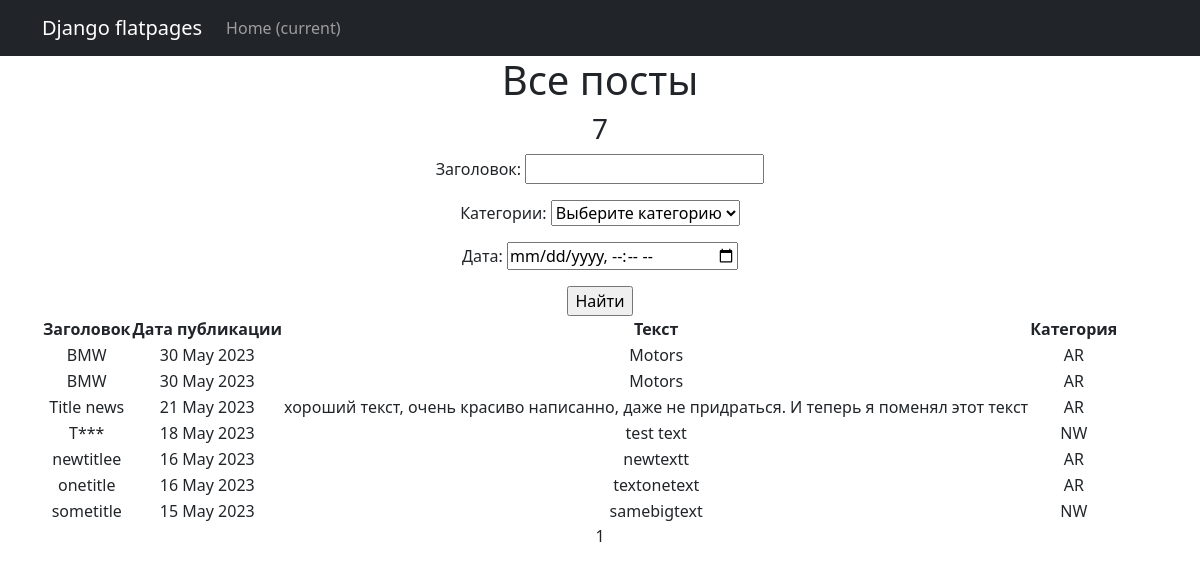
Page /news/ on the committed database.
### New/models.py (models this page shows, shortened)
class Post (models.Model):
    postAuthor = models.ForeignKey('Author', on_delete=models.CASCADE)
    NEWS ='NW'
    ARTICLE = 'AR'
    CATEGORY_CHOICES = (
        (NEWS,'Новость'),
        (ARTICLE, 'Статья'),
    )
    categoryType =  models.CharField(max_length=2, choices=CATEGORY_CHOICES, default=ARTICLE)
    dataCreation = models.DateTimeField(auto_now_add=True)
    postCategory = models.ManyToManyField(Category, through='PostCategory')
    title = models.CharField(max_length=128)
    text = models.TextField(max_length=128)
    rating = models.SmallIntegerField(default=0)

### New/views.py (the view)
# urls.py: path('', PostList.as_view(), name='post_list'),
class PostList(ListView):
    model = Post
    ordering = '-dataCreation'
    template_name = 'post_list.html'
    context_object_name = 'Posts'
    paginate_by = 10
    def get_queryset(self):
        queryset = super().get_queryset()
        self.filterset = PostFilter(self.request.GET, queryset)
        return self.filterset.qs
    def get_context_data(self, **kwargs):
        context = super().get_context_data(**kwargs)
        context['time_now'] = datetime.utcnow()
        context['filterset'] = self.filterset
        context['Post'] = None
        return context

### New/models.py (called while the page is built)
    def __str__(self):
        return f'{self.name}'

### New/templatetags/custom_filters.py (called while the page is built)
@register.filter()
def censor(sentence):
    text = sentence.split()
    for i, word in enumerate(text):
        if word in bad_words:
            text[i] = word[0] + '***'
    return ' '.join(text)

### templates/post_list.html (shortened to what this page needs)
{% extends 'flatpages/default.html' %}
{% load custom_filters %}
{% load custom_tags %}
{% block content %}
    <h1>Все посты</h1>
        <h3>{{ Posts|length }}</h3>
<form action="" method="get">
       {{ filterset.form.as_p }}
       <input type="submit" value="Найти" />
   </form>
    {% if Posts %}
       <table>
           <tr>
               <td> <b>Заголовок</b> </td>
               <td> <b>Дата публикации</b> </td>
               <td> <b>Текст</b> </td>
               <td> <b>Категория</b> </td>
           </tr>
           {% for post in Posts %}
           <tr>
               <td>{{ post.title|censor }}</td>
               <td>{{ post.dataCreation|date:'d M Y' }}</td>
               <td>{{ post.text|truncatewords:20 }}</td>
               <td>{{ post.categoryType }}</td>
               <td>
                </td>
           </tr>
           {% endfor %}
       </table>
   {% else %}
       <h2>Постов нет!</h2>
   {% endif %}
   {{ page_obj.number }}
{% endblock content %}

### rows in the picture
Post: title|censor "BMW", dataCreation "30 May 2023", text "Motors", categoryType "AR"
Post: title|censor "BMW", dataCreation "30 May 2023", text "Motors", categoryType "AR"
Post: title|censor "Title news", dataCreation "21 May 2023", text "хороший текст, очень красиво написанно, даже не придраться. И теперь я поменял этот текст", categoryType "AR"
Post: title|censor "T***", dataCreation "18 May 2023", text "test text", categoryType "NW"
Post: title|censor "newtitlee", dataCreation "16 May 2023", text "newtextt", categoryType "AR"
Post: title|censor "onetitle", dataCreation "16 May 2023", text "textonetext", categoryType "AR"
Post: title|censor "sometitle", dataCreation "15 May 2023", text "samebigtext", categoryType "NW"

### other values in the picture
{{ Posts|length }} "7"
{{ page_obj.number }} "1"
